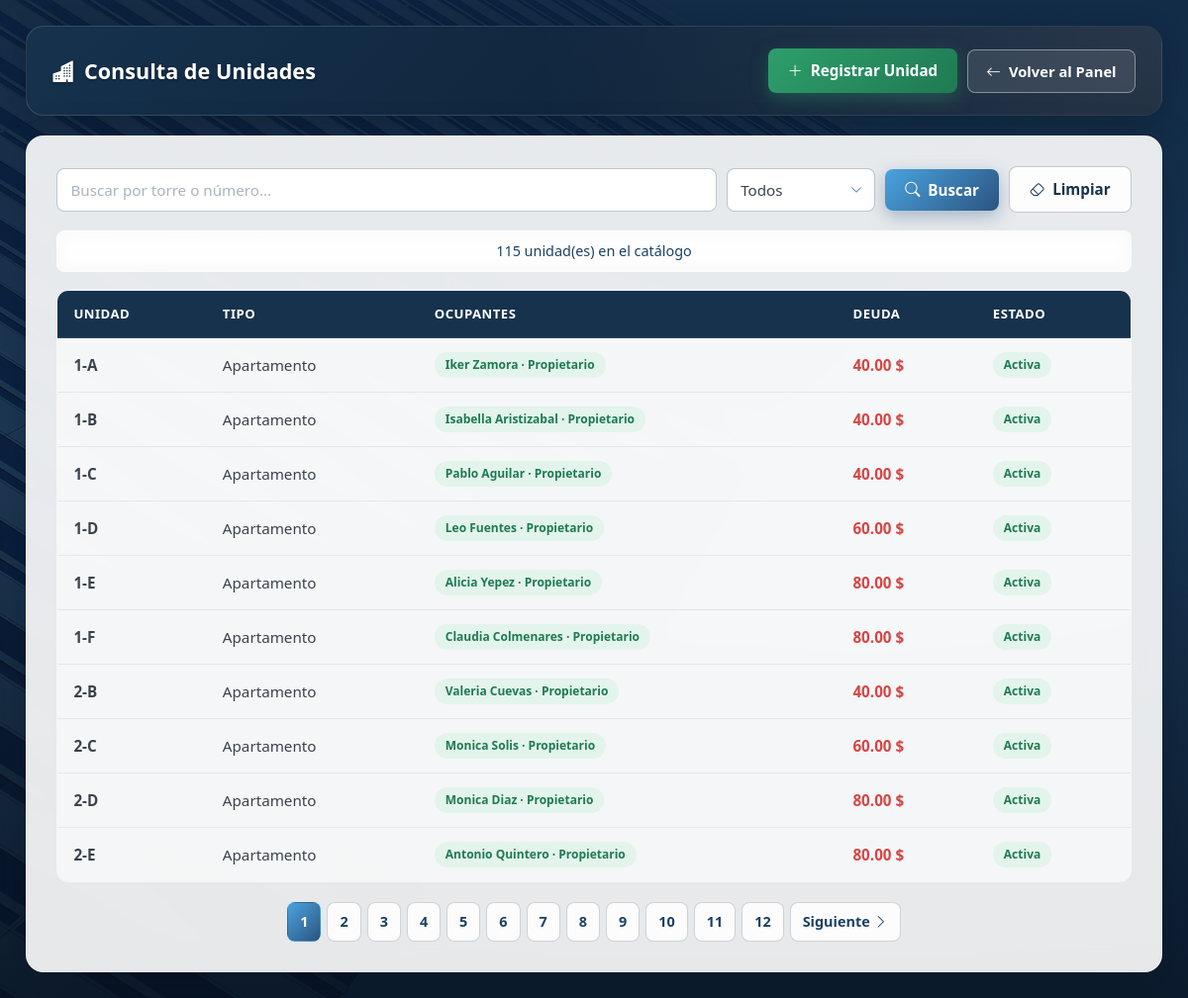
/Vista/consulta_unidades.php (signed in), run on the app's committed database.
### tables this page shows
CREATE TABLE `unidades` (
  `id` int(11) NOT NULL AUTO_INCREMENT,
  `torre` varchar(10) NOT NULL,
  `numero` varchar(10) NOT NULL,
  `tipo` enum('apartamento','penthouse','estacionamiento','local','deposito') NOT NULL DEFAULT 'apartamento',
  `estado` enum('activa','inactiva') NOT NULL DEFAULT 'activa',
  PRIMARY KEY (`id`),
  UNIQUE KEY `uq_torre_numero` (`torre`,`numero`)
);

### Controlador/consulta_unidades.php (called while the page is built, shortened)
<?php
include("../Modelo/conexiondb.php");
$por_pagina = 10;
$pagina_actual = isset($_GET['pagina']) ? (int)$_GET['pagina'] : 1;
$inicio = ($pagina_actual - 1) * $por_pagina;
$busqueda = isset($_GET['buscar']) ? trim($_GET['buscar']) : '';
$filtro_estado = isset($_GET['estado']) ? trim($_GET['estado']) : '';
$params = [];
$types = '';
$where_sql = "";
$count_sql = "SELECT COUNT(*) as total FROM unidades u$where_sql";
$stmt_count = $connect->prepare($count_sql);
$stmt_count->execute();
$total_unidades = $stmt_count->get_result()->fetch_assoc()['total'];
$total_paginas = ceil($total_unidades / $por_pagina);
$sql = "SELECT u.id, u.torre, u.numero, u.tipo, u.estado,
        (SELECT GROUP_CONCAT(CONCAT(p.nombre, '|', t.rol) SEPARATOR ';')
           FROM tenencia t JOIN personas p ON p.cedula = t.persona_cedula
           WHERE t.unidad_id = u.id AND t.estado = 'activo') AS ocupantes,
        (SELECT COALESCE(SUM(cu.monto - cu.monto_pagado), 0) FROM cuotas_emitidas cu
           WHERE cu.unidad_id = u.id AND cu.estado IN ('pendiente','vencida','parcial')) AS saldo
        FROM unidades u$where_sql
        ORDER BY u.torre, CAST(u.numero AS UNSIGNED)
        LIMIT ?, ?";
$params_paginacion = $params;
$params_paginacion[] = $inicio;
$params_paginacion[] = $por_pagina;
$types_paginacion = $types . 'ii';
$stmt = $connect->prepare($sql);
if (!empty($params_paginacion)) {
    $stmt->bind_param($types_paginacion, ...$params_paginacion);
}
$stmt->execute();
$unidades = $stmt->get_result()->fetch_all(MYSQLI_ASSOC);

### Vista/consulta_unidades.php (the view, shortened to what this page needs)
<?php
include("../Controlador/consulta_unidades.php");
?>
<!DOCTYPE html>
<html lang="es">
<head>
  <link rel="stylesheet" href="../Estilo/global.css">
  <link rel="stylesheet" href="../assets/css/bootstrap-icons.min.css">
</head>
<body>
  <div class="page-container">
    <div class="page-header">
      <h2><i class="bi bi-buildings-fill"></i> Consulta de Unidades</h2>
      <div class="header-actions">
        <a href="registro_unidad.php" class="btn btn-success"><i class="bi bi-plus-lg"></i> Registrar Unidad</a>
        <a href="index.php" class="btn btn-light-header"><i class="bi bi-arrow-left"></i> Volver al Panel</a>
      </div>
    </div>
    <div class="form-container form-container--wide">
      <form action="consulta_unidades.php" method="get" class="search-form">
        <input type="text" name="buscar" placeholder="Buscar por torre o número..."
               value="<?php echo htmlspecialchars(isset($_GET['buscar']) ? $_GET['buscar'] : ''); ?>">
        <select name="estado" style="width:auto;min-width:150px;">
          <option value="">Todos</option>
        </select>
        <button type="submit" class="btn btn-primary"><i class="bi bi-search"></i> Buscar</button>
        <a href="consulta_unidades.php" class="btn btn-secondary"><i class="bi bi-eraser"></i> Limpiar</a>
      </form>
      <div class="results-info"><?php echo $total_unidades; ?> unidad(es) en el catálogo</div>
      <div class="table-wrap">
        <table class="data-table">
          <thead>
            <tr><th>Unidad</th><th>Tipo</th><th>Ocupantes</th><th>Deuda</th><th>Estado</th></tr>
          </thead>
          <tbody>
            <?php if (empty($unidades)): ?>
              <tr><td colspan="5" style="text-align:center;padding:30px;">No hay unidades registradas</td></tr>
            <?php else: foreach ($unidades as $un): ?>
              <tr>
                <td data-label="Unidad"><strong><?php echo htmlspecialchars($un['numero']); ?></strong></td>
                <td data-label="Tipo"><?php echo TIPOS_UNIDAD[$un['tipo']] ?? $un['tipo']; ?></td>
                <td data-label="Ocupantes">
                  <?php
                  $ocupantes = $un['ocupantes'] ? explode(';', $un['ocupantes']) : [];
                  if (empty($ocupantes)): ?>
                    <span class="badge badge-neutral">Desocupada</span>
                  <?php else: foreach ($ocupantes as $oc):
                    [$nombre, $rol] = array_pad(explode('|', $oc), 2, '');
                    $clase = ($rol == 'propietario') ? 'badge-success' : (($rol == 'inquilino') ? 'badge-warning' : 'badge-neutral');
                  ?>
                    <span class="badge <?php echo $clase; ?>"><?php echo htmlspecialchars($nombre) . ' · ' . ucfirst($rol); ?></span>
                  <?php endforeach; endif; ?>
                </td>
                <td data-label="Deuda" style="color:<?php echo $un['saldo'] > 0 ? 'var(--rojo)' : 'var(--verde)'; ?>;font-weight:600;">
                  <?php echo number_format((float)$un['saldo'], 2); ?> $
                </td>
                <td data-label="Estado"><span class="badge <?php echo $un['estado'] == 'activa' ? 'badge-success' : 'badge-danger'; ?>"><?php echo ucfirst($un['estado']); ?></span></td>
              </tr>
            <?php endforeach; endif; ?>
          </tbody>
        </table>
      </div>
      <?php if ($total_paginas > 1): ?>
      <nav class="pagination">
        <?php
        $q = http_build_query(array_filter(['buscar' => $busqueda, 'estado' => $filtro_estado]));
        $sep = strpos($q, '=') !== false ? '&' : '';
        for ($i = 1; $i <= $total_paginas; $i++) {
            echo $i == $pagina_actual ? "<span class=\"current\">$i</span>" : "<a href=\"?pagina=$i$sep$q\">$i</a>";
        }
        if ($pagina_actual < $total_paginas) echo '<a href="?pagina=' . ($pagina_actual + 1) . "$sep$q\">Siguiente <i class=\"bi bi-chevron-right\"></i></a>";
        ?>
      </nav>
      <?php endif; ?>
    </div>
  </div>
</body>
</html>

### data on the page
unidades: numero "1-A", tipo "Apartamento", nombre "Iker Zamora", rol "Propietario", saldo "40.00", estado "Activa"
unidades: numero "1-B", tipo "Apartamento", nombre "Isabella Aristizabal", rol "Propietario", saldo "40.00", estado "Activa"
unidades: numero "1-C", tipo "Apartamento", nombre "Pablo Aguilar", rol "Propietario", saldo "40.00", estado "Activa"
unidades: numero "1-D", tipo "Apartamento", nombre "Leo Fuentes", rol "Propietario", saldo "60.00", estado "Activa"
unidades: numero "1-E", tipo "Apartamento", nombre "Alicia Yepez", rol "Propietario", saldo "80.00", estado "Activa"
unidades: numero "1-F", tipo "Apartamento", nombre "Claudia Colmenares", rol "Propietario", saldo "80.00", estado "Activa"
unidades: numero "2-B", tipo "Apartamento", nombre "Valeria Cuevas", rol "Propietario", saldo "40.00", estado "Activa"
unidades: numero "2-C", tipo "Apartamento", nombre "Monica Solis", rol "Propietario", saldo "60.00", estado "Activa"
unidades: numero "2-D", tipo "Apartamento", nombre "Monica Diaz", rol "Propietario", saldo "80.00", estado "Activa"
unidades: numero "2-E", tipo "Apartamento", nombre "Antonio Quintero", rol "Propietario", saldo "80.00", estado "Activa"

### other printed values
$total_unidades "115"
